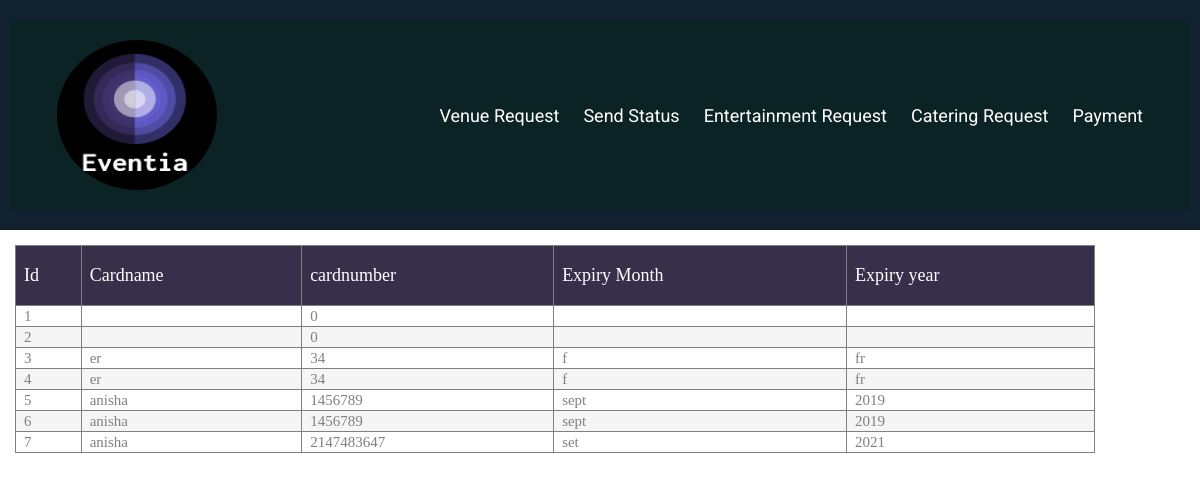
The page /Admin/viewPayment.php on the database its author committed.
### tables this page shows
CREATE TABLE `payment` (
  `payment_id` int(11) NOT NULL,
  `cardname` varchar(50) NOT NULL,
  `cardnumber` int(11) NOT NULL,
  `expmonth` varchar(50) NOT NULL,
  `expyear` varchar(50) NOT NULL,
  `cvv` int(11) NOT NULL
);

### Admin/viewPayment.php (the view, shortened to what this page needs)
<?php
   echo "<link rel='stylesheet' type='text/css' href='./Style/ind.css' />";
?>
<?php include('./Links.php'); ?>
<?php include('navbar.php'); ?>
<?php
	require_once('./db.conf.php');
 $query= "SELECT * FROM payment";
 $result=mysqli_query($connString,$query);
 ?>
<!DOCTYPE html>
<html>
   <head>
   </head>
   <body>
   <div class="table1">
<form action="VenueRequest.php" method="post">
   <table border="1">
   <thead class="table100-head">
       <th>Id</th>
       <th>Cardname</th>
       <th>cardnumber</th>
       <th>Expiry Month</th>
       <th>Expiry year</th>
   </thead>
   <?php
           while ($row = mysqli_fetch_assoc($result))
           {
               ?>
           <tr>
           <td><?php echo $row['payment_id']; ?></td>
           <td><?php echo $row['cardname']; ?></td>
           <td><?php echo $row['cardnumber']; ?></td>
           <td><?php echo $row['expmonth']; ?></td>
           <td><?php echo $row['expyear']; ?></td>
       </tr>
           <?php
           }
           ?>
</table>
</form>
<br>
</div>
   </body>
</html>

### Admin/Links.php (shortened to what this page needs)
<link rel="stylesheet" href="css/bootstrap.min.css">
<link rel="stylesheet" href="css/style.css">
<link rel="stylesheet" href="css/fontawesome.min.css">

### Admin/navbar.php (shortened to what this page needs)
<div id="header" class="header">
         <nav class="navbar navbar-expand-lg navbar-light text-capitalize">
            <div class="container">
               <a class="navbar-brand" href="#"><img src="./images/log.png" alt="#" style=" border-radius: 50%;height:150px;width:160px;"/></a>
                <div class="header-right">
                    <a href="VenueRequest.php">Venue Request</a>
                    <a href="sendstatus.php">Send Status</a>
                    <a href="Entertainment.php">Entertainment Request</a>
                    <a href="Catering.php">Catering Request</a>
                    <a href="viewPayment.php">Payment</a>
                </div>
</div>
            </div>

### Admin/Style/ind.css (style rules this page uses)
* { box-sizing: border-box; }
body { margin: 0; font-family: Arial, Helvetica, sans-serif; }
.header { overflow: hidden; background-color: #12212f; padding: 20px 10px; }
.header a { float: left; color: black; text-align: center; padding: 12px; text-decoration: none; font-size: 18px; line-height: 25px; border-radius: 4px; color: white; }
.header-right { float: right; }
body { font-family: Verdana, sans-serif; }
img { vertical-align: middle; }

### css/style.css (style rules this page uses)
* { box-sizing: border-box; }
a, button { transition: all .5s ease; }
body { font-size: 1.1rem; }
nav.navbar { position: relative; top: 0; left: 0; width: 100%; z-index: 1000; font-family: 'Roboto', sans-serif; background: #0c2326; min-height: 95px; }
nav.navbar a, nav.navbar ul li a { color: #FFF !important; }

### Admin/viewPayment.php (style rules this page uses)
table { border-collapse: collapse; width:90%; margin:15px; }
table td, table th { padding-left: 8px; }
tbody tr:nth-child(even) { background-color: #f5f5f5; }
.table100-head th { font-family: OpenSans-Regular; font-size: 18px; color: #fff; line-height: 1.2; font-weight: unset; }
tbody tr { font-family: OpenSans-Regular; font-size: 15px; color: #808080; line-height: 1.2; font-weight: unset; padding:20px; }

### rows shown on the page
payment: payment_id "1", cardnumber "0"
payment: payment_id "2", cardnumber "0"
payment: payment_id "3", cardname "er", cardnumber "34", expmonth "f", expyear "fr"
payment: payment_id "4", cardname "er", cardnumber "34", expmonth "f", expyear "fr"
payment: payment_id "5", cardname "anisha", cardnumber "1456789", expmonth "sept", expyear "2019"
payment: payment_id "6", cardname "anisha", cardnumber "1456789", expmonth "sept", expyear "2019"
payment: payment_id "7", cardname "anisha", cardnumber "2147483647", expmonth "set", expyear "2021"
